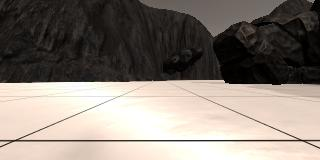
#> input picture opencv_test/example_grid1.jpg, 320 x 160 px
$ jupyter execute perspective_transform.ipynb   (shell and % lines are left out)
#> lines starting #> are read from the running program, lines starting #| are printed output that depends on the picture
[cell 1]
import matplotlib.image as mpimg
import matplotlib.pyplot as plt

image = mpimg.imread('example_grid1.jpg')
#> image is the input picture: shape (160, 320, 3); mean R, G, B 135.1, 126.3, 118.3
plt.imshow(image)
plt.show()

[cell 2]
import cv2
import numpy as np

def perspect_transform(img, src, dst):

    # Get transform matrix using cv2.getPerspectivTransform()
    M = cv2.getPerspectiveTransform(src, dst)
    # Warp image using cv2.warpPerspective()
    # keep same size as input image
    warped = cv2.warpPerspective(img, M, (img.shape[1], img.shape[0]))
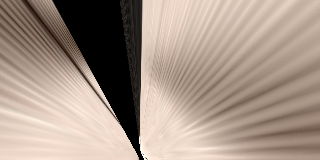
#> warped: shape (160, 320, 3); mean R, G, B 165.6, 148.4, 136

    return warped

# Define source and destination points
source = np.float32([[118, 96], [14, 138], [198, 96], [301, 138]])
destination = np.float32([[140,140],[140,150],[150,80],[90,90]])

warped = perspect_transform(image, source, destination)


$ run again, with opencv_test/coins.jpg copied over opencv_test/example_grid1.jpg
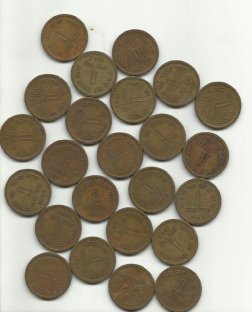
#> input picture opencv_test/coins.jpg, 252 x 312 px
#> image is the input picture: shape (312, 252, 3); mean R, G, B 161.4, 153.2, 136.3
#> in perspect_transform, `warped = cv2.warpPerspective(img, M, (img.shape[1], img.shape[0]))`:
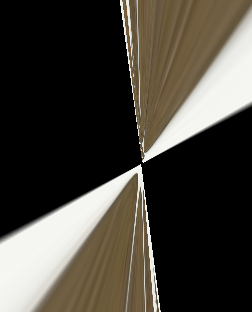
#> warped: shape (312, 252, 3); mean R, G, B 68.9, 64.9, 57.2
